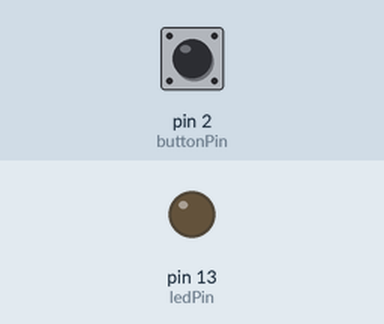
The sketch below on a simulated Arduino Uno, built with avr-gcc and run on an emulated ATmega328P. Shown: output pins drawn as LEDs (lit = HIGH). The test bench sets the inputs (shaded band); at power-on: pin 2 (buttonPin) HIGH.

Above: at 1.2 s.
1.3 s: pin 2 (buttonPin) pulled LOW for 0.15 s
At 1.7 s:
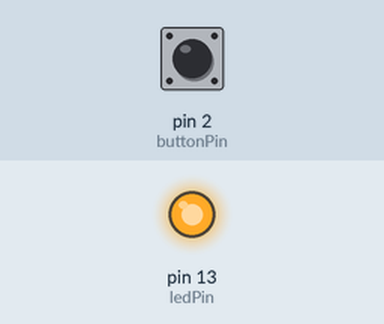
Timing chart, 0 to 10.4 s (numbered marks = the images above; inputs shaded):
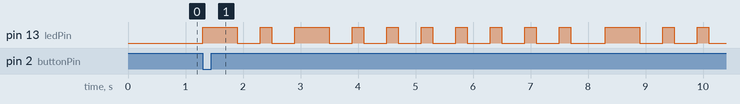

The sketch:

BLINK_LED.ino
```cpp
// Define the LED pin
const int ledPin = 13;

// Define the push button pin
const int buttonPin = 2;

// Define Morse code for your first name
const char* morseCode = "- . - . . . . . . .  - . . - . - .";

// Define the Morse code timings (in milliseconds)
const int dotDuration = 200;
const int dashDuration = 600;
const int spaceDuration = 200; // Space between characters

// Variable to track whether the LED is currently blinking
bool isBlinking = false;

void setup() {
  pinMode(ledPin, OUTPUT);
  pinMode(buttonPin, INPUT_PULLUP); // Use internal pull-up resistor for the button
  digitalWrite(ledPin, LOW); // Turn off the LED initially
}

void loop() {
  // Check if the button is pressed (buttonPin is LOW when pressed)
  if (digitalRead(buttonPin) == LOW) {
    if (!isBlinking) {
      blinkMorseCode();
      isBlinking = true;
    }
  } else {
    isBlinking = false;
  }
}

void blinkMorseCode() {
  for (int i = 0; morseCode[i]; i++) {
    char currentChar = morseCode[i];
    if (currentChar == ' ') {
      delay(spaceDuration);
    } else {
      if (currentChar == '.') {
        digitalWrite(ledPin, HIGH);
        delay(dotDuration);
      } else if (currentChar == '-') {
        digitalWrite(ledPin, HIGH);
        delay(dashDuration);
      }
      digitalWrite(ledPin, LOW);
      delay(spaceDuration); // Space between dots and dashes
    }
  }
}
```

Measured:
- after the input at 1.3 s, pin 13 (ledPin): LOW → HIGH at once, → LOW 0.60 s later, → HIGH 0.40 s later, → LOW 0.20 s later, … (26 changes in this stretch)
